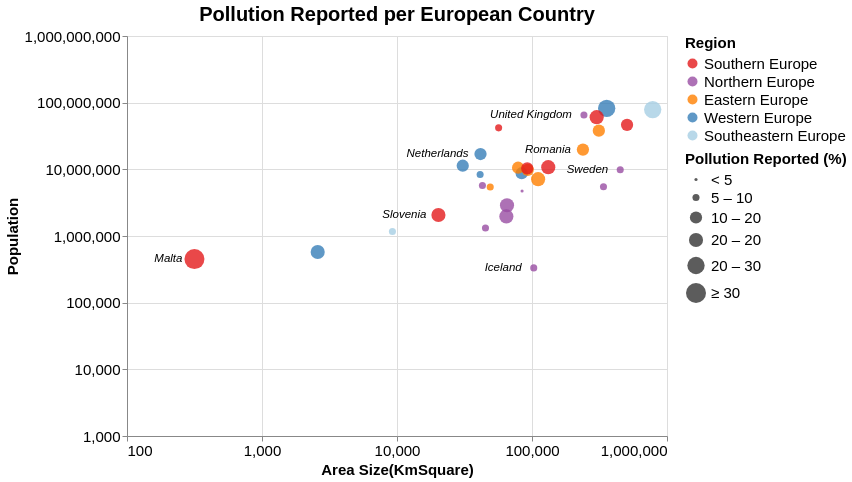

Describe this chart as a Vega-Lite specification.
### Vega-Lite specification from a JSON file in a GitHub repository (floating-point values rounded to 4 significant figures)
{"$schema": "https://vega.github.io/schema/vega-lite/v4.json", "width": 540, "height": 400, "title": {"text": "Pollution Reported per European Country", "fontSize": 20}, "data": {"values": [{"country": "Austria", "Size (kmSquare)": 83879, "Population": 8736668, "PercentageofreportedPollution": 10.7, "Region": "Western Europe", "LifeExpectancy": 81.8, "avg_high_temp": 54.2, "avg_low_temp": 37.4, "avg_precipitation": 39.3}, {"country": "Belgium", "Size (kmSquare)": 30689, "Population": 11331422, "PercentageofreportedPollution": 13.2, "Region": "Western Europe", "LifeExpectancy": 81.5, "avg_high_temp": 55.5, "avg_low_temp": 42, "avg_precipitation": 33.1}, {"country": "Bulgaria", "Size (kmSquare)": 110994, "Population": 7127822, "PercentageofreportedPollution": 15.1, "Region": "Eastern Europe", "LifeExpectancy": 74.9, "avg_high_temp": 59.3, "avg_low_temp": 43.4, "avg_precipitation": 24.7}, {"country": "Switzerland", "Size (kmSquare)": 41285, "Population": 8373338, "PercentageofreportedPollution": 8.9, "Region": "Western Europe", "LifeExpectancy": 83.7, "avg_high_temp": 62.3, "avg_low_temp": 48, "avg_precipitation": 41.1}, {"country": "Cyprus", "Size (kmSquare)": 9251, "Population": 1170187, "PercentageofreportedPollution": 9.2, "Region": "Southeastern Europe", "LifeExpectancy": 82.7, "avg_high_temp": 75.1, "avg_low_temp": 57.5, "avg_precipitation": 15.4}, {"country": "Czechia", "Size (kmSquare)": 78866, "Population": 10566332, "PercentageofreportedPollution": 13.5, "Region": "Eastern Europe", "LifeExpectancy": 79.1, "avg_high_temp": 51.4, "avg_low_temp": 37.3, "avg_precipitation": 27.4}, {"country": "Germany", "Size (kmSquare)": 357386, "Population": 82348669, "PercentageofreportedPollution": 23.2, "Region": "Western Europe", "LifeExpectancy": 81, "avg_high_temp": 51.4, "avg_low_temp": 41.6, "avg_precipitation": 23.9}, {"country": "Denmark", "Size (kmSquare)": 42933, "Population": 5728010, "PercentageofreportedPollution": 6.8, "Region": "Northern Europe", "LifeExpectancy": 80.9, "avg_high_temp": 48.4, "avg_low_temp": 35.9, "avg_precipitation": 25.6}, {"country": "Estonia", "Size (kmSquare)": 45227, "Population": 1315790, "PercentageofreportedPollution": 9.9, "Region": "Northern Europe", "LifeExpectancy": 78, "avg_high_temp": 43.9, "avg_low_temp": 31.3, "avg_precipitation": 21.9}, {"country": "Greece", "Size (kmSquare)": 131957, "Population": 10775971, "PercentageofreportedPollution": 19.6, "Region": "Southern Europe", "LifeExpectancy": 81.5, "avg_high_temp": 60.5, "avg_low_temp": 45.6, "avg_precipitation": 30.7}, {"country": "Spain", "Size (kmSquare)": 505990, "Population": 46440000, "PercentageofreportedPollution": 10.1, "Region": "Southern Europe", "LifeExpectancy": 83.5, "avg_high_temp": 54, "avg_low_temp": 40.5, "avg_precipitation": 29.4}, {"country": "Finland", "Size (kmSquare)": 338440, "Population": 5487000, "PercentageofreportedPollution": 7.2, "Region": "Northern Europe", "LifeExpectancy": 81.5, "avg_high_temp": 70.1, "avg_low_temp": 53.9, "avg_precipitation": 25.3}, {"country": "Croatia", "Size (kmSquare)": 56594, "Population": 41910000, "PercentageofreportedPollution": 7, "Region": "Southern Europe", "LifeExpectancy": 78.2, "avg_high_temp": 43.1, "avg_low_temp": 34.2, "avg_precipitation": 38.1}, {"country": "Hungary", "Size (kmSquare)": 93030, "Population": 9830000, "PercentageofreportedPollution": 12.8, "Region": "Eastern Europe", "LifeExpectancy": 76.2, "avg_high_temp": 55.2, "avg_low_temp": 44, "avg_precipitation": 40.8}, {"country": "Ireland", "Size (kmSquare)": 84421, "Population": 4726000, "PercentageofreportedPollution": 4.6, "Region": "Northern Europe", "LifeExpectancy": 81.8, "avg_high_temp": 63.8, "avg_low_temp": 49.1, "avg_precipitation": 30.4}, {"country": "Iceland", "Size (kmSquare)": 103000, "Population": 332529, "PercentageofreportedPollution": 7.9, "Region": "Northern Europe", "LifeExpectancy": 82.2, "avg_high_temp": 48.8, "avg_low_temp": 38.2, "avg_precipitation": 23.2}, {"country": "Italy", "Size (kmSquare)": 301338, "Population": 60670000, "PercentageofreportedPollution": 15.1, "Region": "Southern Europe", "LifeExpectancy": 83.4, "avg_high_temp": 49.6, "avg_low_temp": 36.9, "avg_precipitation": 26.3}, {"country": "Lithuania", "Size (kmSquare)": 65300, "Population": 2889000, "PercentageofreportedPollution": 15.6, "Region": "Northern Europe", "LifeExpectancy": 74.9, "avg_high_temp": 54.6, "avg_low_temp": 41.2, "avg_precipitation": 32.4}, {"country": "Luxembourg", "Size (kmSquare)": 2586, "Population": 576249, "PercentageofreportedPollution": 16.1, "Region": "Western Europe", "LifeExpectancy": 82.7, "avg_high_temp": 72.3, "avg_low_temp": 59.1, "avg_precipitation": 22}, {"country": "Latvia", "Size (kmSquare)": 64589, "Population": 1969000, "PercentageofreportedPollution": 17.2, "Region": "Northern Europe", "LifeExpectancy": 74.9, "avg_high_temp": 55.1, "avg_low_temp": 43.7, "avg_precipitation": 29.7}, {"country": "Malta", "Size (kmSquare)": 316, "Population": 450415, "PercentageofreportedPollution": 30.2, "Region": "Southern Europe", "LifeExpectancy": 82.6, "avg_high_temp": 44.1, "avg_low_temp": 33.8, "avg_precipitation": 44.2}, {"country": "Netherlands", "Size (kmSquare)": 41543, "Population": 16980000, "PercentageofreportedPollution": 13.2, "Region": "Western Europe", "LifeExpectancy": 81.7, "avg_high_temp": 56.2, "avg_low_temp": 33.8, "avg_precipitation": 24.6}, {"country": "Poland", "Size (kmSquare)": 312679, "Population": 37970000, "PercentageofreportedPollution": 11.4, "Region": "Eastern Europe", "LifeExpectancy": 78, "avg_high_temp": 57.1, "avg_low_temp": 41.1, "avg_precipitation": 24.7}, {"country": "Portugal", "Size (kmSquare)": 92212, "Population": 10340000, "PercentageofreportedPollution": 13.1, "Region": "Southern Europe", "LifeExpectancy": 81.3, "avg_high_temp": 53, "avg_low_temp": 36, "avg_precipitation": 26.2}, {"country": "Romania", "Size (kmSquare)": 238397, "Population": 19760000, "PercentageofreportedPollution": 14.5, "Region": "Eastern Europe", "LifeExpectancy": 75.3, "avg_high_temp": 53.8, "avg_low_temp": 38.7, "avg_precipitation": 49.1}, {"country": "Sweden", "Size (kmSquare)": 450295, "Population": 9851000, "PercentageofreportedPollution": 6.3, "Region": "Northern Europe", "LifeExpectancy": 82.4, "avg_high_temp": 69.3, "avg_low_temp": 52.3, "avg_precipitation": 21.7}, {"country": "Slovenia", "Size (kmSquare)": 20271, "Population": 2064000, "PercentageofreportedPollution": 15.9, "Region": "Southern Europe", "LifeExpectancy": 81.2, "avg_high_temp": 46.7, "avg_low_temp": 33.6, "avg_precipitation": 22.6}, {"country": "Slovakia", "Size (kmSquare)": 49035, "Population": 5426000, "PercentageofreportedPollution": 9.3, "Region": "Eastern Europe", "LifeExpectancy": 77.3, "avg_high_temp": 50.8, "avg_low_temp": 35.8, "avg_precipitation": 46.7}, {"country": "Turkey", "Size (kmSquare)": 783562, "Population": 78740000, "PercentageofreportedPollution": 24.5, "Region": "Southeastern Europe", "LifeExpectancy": 78.1, "avg_high_temp": 63.9, "avg_low_temp": 44.6, "avg_precipitation": 25.7}, {"country": "United Kingdom", "Size (kmSquare)": 242495, "Population": 65380000, "PercentageofreportedPollution": 9, "Region": "Northern Europe", "LifeExpectancy": 81.2, "avg_high_temp": 55.3, "avg_low_temp": 42.9, "avg_precipitation": 29.7}]}, "params": [{"name": "Population_Above", "value": 0, "bind": {"input": "range", "min": 0, "max": 30, "step": 5, "name": "Pollution Reported(%): "}}, {"name": "Continent_selection", "bind": {"input": "select", "options": [null, "Southern Europe", "Northern Europe", "Eastern Europe", "Western Europe", "Southeastern Europe"], "labels": ["Show All", "Southern Europe", "Northern Europe", "Eastern Europe", "Western Europe", "Southeastern Europe"], "name": "Region Selection: "}}], "transform": [{"filter": "Continent_selection == null || datum.Region == Continent_selection"}, {"filter": "datum.PercentageofreportedPollution > Population_Above"}], "encoding": {"x": {"field": "Size (kmSquare)", "type": "quantitative", "axis": {"title": " Area Size(KmSquare)", "tickCount": 4, "labelFontSize": 15, "titleFontSize": 15}, "scale": {"type": "log", "domain": [100, 1000000]}}, "y": {"field": "Population", "type": "quantitative", "axis": {"tickCount": 6, "labelFontSize": 15, "titleFontSize": 15}, "scale": {"type": "log", "domain": [1000, 1000000000]}}}, "layer": [{"selection": {"continent_highlight": {"type": "multi", "fields": ["Region"], "bind": "legend"}}, "mark": "circle", "encoding": {"x": {"field": "Size (kmSquare)", "type": "quantitative", "axis": {"title": " Area Size(KmSquare)", "tickCount": 4, "labelFontSize": 15, "titleFontSize": 15}, "scale": {"type": "log", "domain": [100, 1000000]}}, "y": {"field": "Population", "type": "quantitative", "axis": {"tickCount": 6, "labelFontSize": 15, "titleFontSize": 15}, "scale": {"type": "log", "domain": [1000, 1000000000]}}, "color": {"legend": {"title": "Region", "titleFontSize": 15, "labelFontSize": 15}, "field": "Region", "type": "nominal", "scale": {"domain": ["Southern Europe", "Northern Europe", "Eastern Europe", "Western Europe", "Southeastern Europe"], "range": ["#e41a1c", "#984ea3", "#ff7f00", "#377eb8", "#a6cee3"]}}, "opacity": {"condition": {"selection": "continent_highlight", "value": 0.8}, "value": 0.2}, "size": {"field": "PercentageofreportedPollution", "type": "quantitative", "scale": {"type": "threshold", "domain": [5, 10, 15, 20, 30], "range": [10, 50, 150, 200, 300, 400]}, "legend": {"format": ".1s", "title": "Pollution Reported (%)", "titleFontSize": 15, "labelFontSize": 15}}, "tooltip": [{"field": "country", "type": "nominal", "title": "Country"}, {"field": "Population", "type": "quantitative", "format": ","}, {"field": "LifeExpectancy", "type": "quantitative", "title": "Life Expectancy", "format": ","}, {"field": "PercentageofreportedPollution", "type": "quantitative", "title": " Pollution Reported(%)", "format": ","}, {"field": "avg_high_temp", "type": "quantitative", "title": "Average High Temperature(°C)", "format": ".2f"}, {"field": "avg_low_temp", "type": "quantitative", "title": "Average Low Temperature(°C)", "format": ".2f"}]}}, {"mark": {"type": "text", "align": "right", "baseline": "middle", "dx": -12, "fontSize": 11.5, "fontStyle": "italic"}, "encoding": {"text": {"field": "country", "type": "nominal"}, "color": {"value": "black"}, "opacity": {"condition": {"test": "datum['country'] == 'Slovenia' || datum['country'] == 'Sweden' || datum['country'] == 'Romania' || datum['country'] == 'United Kingdom' || datum['country'] == 'Netherlands' || datum['country'] == 'Malta' ||  datum['country'] == 'Iceland'", "value": 1}, "value": 0}}}], "config": {}}
